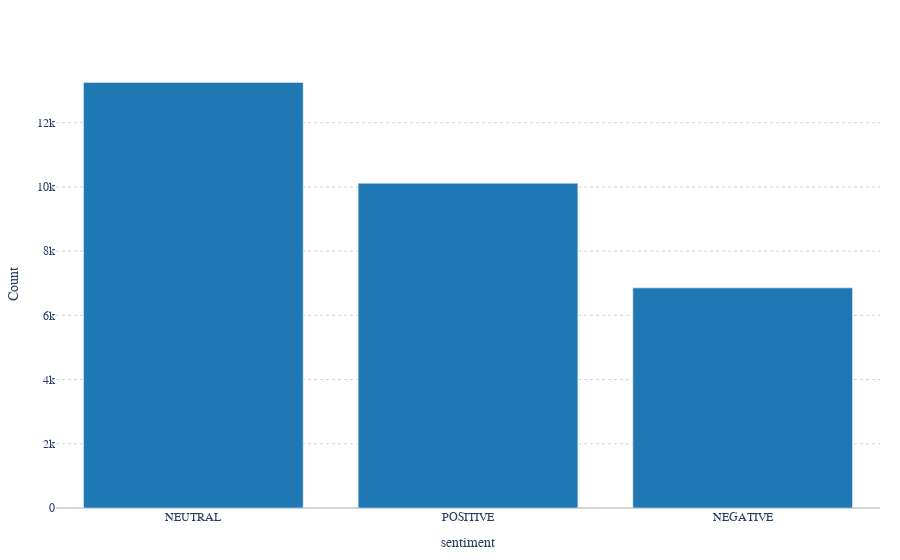

The code cell stored with this chart in its notebook:
### Markdown cell above
Agents are usually POSITIVE! we need to take care on those NEGATIVE ONES!

### Code cell
bar(df_final.filter(F.col('speaker') != 'agent').groupBy('sentiment').count(), 'count', 'sentiment')

### Figure 1 — Plotly figure (JSON) as saved in the notebook; plotly's stock layout.template omitted (floating-point values rounded to 4 significant figures)
{"data": [{"marker": {"color": "#1f77b4"}, "name": "count", "type": "bar", "x": ["NEUTRAL", "POSITIVE", "NEGATIVE"], "y": [13255, 10115, 6856]}], "layout": {"barmode": "group", "legend": {"title": {"text": "Columns"}}, "margin": {"b": 20, "l": 20, "r": 20, "t": 60}, "xaxis": {"title": {"text": "sentiment"}}, "yaxis": {"title": {"text": "Count"}}}}
